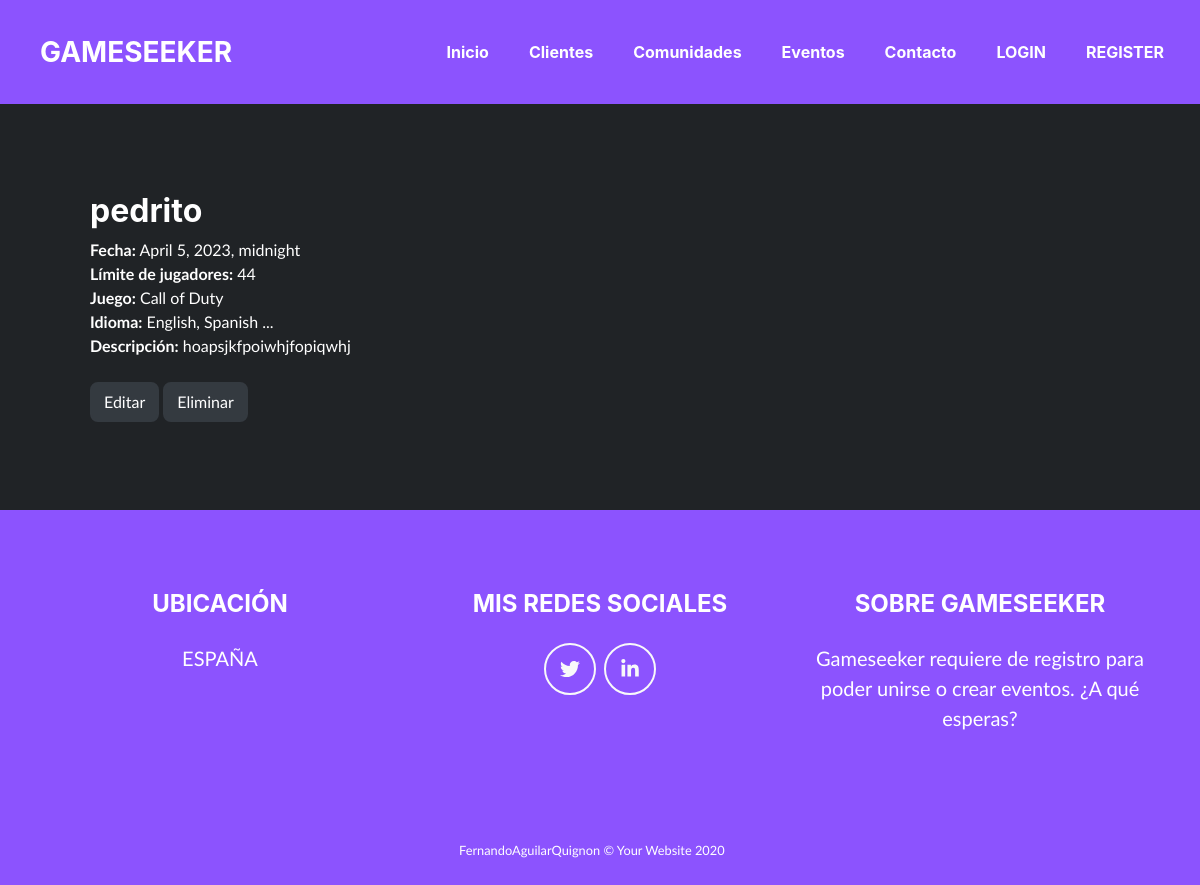
/eventos/1/, run on the app's committed database.
### gameseek_app/models.py (models this page shows, shortened)
class Event(models.Model):
    name = models.CharField(max_length = 100)
    date = models.DateTimeField()
    limit_of_players = models.PositiveBigIntegerField()
    game = models.CharField(max_length = 100)
    description = models.CharField(max_length = 1000)
    language = models.CharField(max_length = 100)

### gameseek_app/views.py (the view)
# urls.py: path('eventos/<int:pk>/', EventDetailView.as_view(), name='event-detail'),
class EventDetailView(DetailView):
    model = Event
    def get_context_data(self, **kwargs):
        context = super().get_context_data(**kwargs)
        context['now'] = timezone.now()
        return context

### gameseek_app/templates/gameseek_app/event_detail.html (shortened to what this page needs)
{% extends "base.html" %}
{% block content %}
<section class="page-section portfolio" id="portfolio">
    <ul>
    <h2>{{ object.name }}</h2>
        <li style="list-style: none"><b>Fecha:</b> {{ object.date }}</li>
        <li style="list-style: none"><b>Límite de jugadores:</b> {{ object.limit_of_players }}</li>
        <li style="list-style: none"><b>Juego:</b> {{ object.game }}</li>
        <li style="list-style: none"><b>Idioma:</b> {{ object.language }}</li>
        <li style="list-style: none"><b>Descripción:</b> {{ object.description }}</li>
        <br>
        <button type="button" class="btn btn-dark" onclick="window.location.href='edit/'">Editar</button>
        <button type="button" class="btn btn-dark" onclick="window.location.href='delete/'">Eliminar</button>
    </ul>
</section>
{% endblock %}

### data on the page
Event: name "pedrito", date "April 5, 2023, midnight", limit_of_players "44", game "Call of Duty", language "English, Spanish ...", description "hoapsjkfpoiwhjfopiqwhj"
